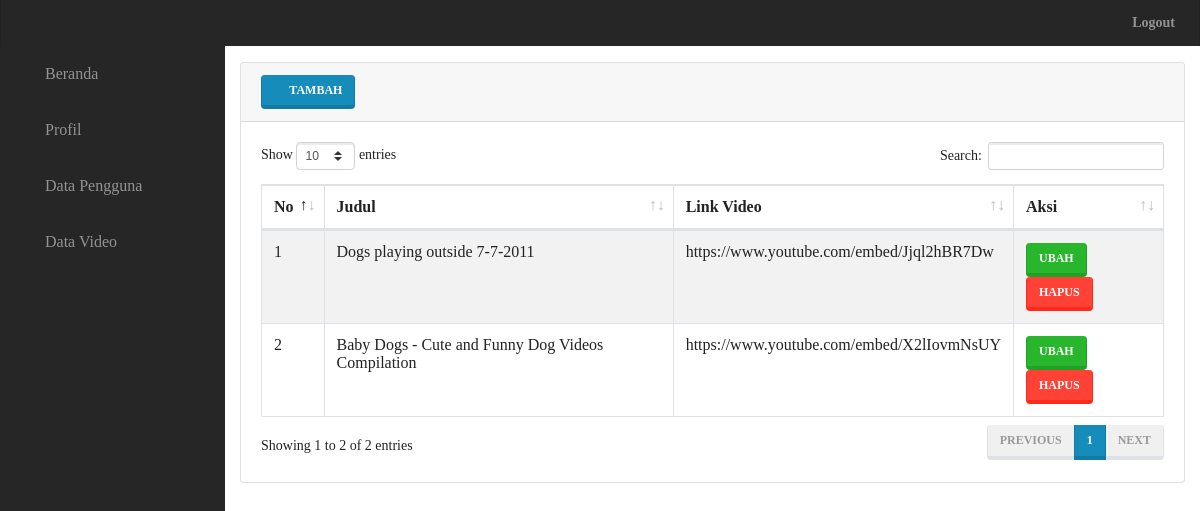
Page /admin/datavideodaftar.php on the committed database.
### tables this page shows
CREATE TABLE `video` (
  `idvideo` int(11) NOT NULL,
  `judulvideo` text NOT NULL,
  `linkvideo` text NOT NULL
);

### admin/datavideodaftar.php (the view)
<?php
include 'head.php';
?>
<div class="card mb-3">
    <div class="card-header">
        <a href="datavideotambah.php" class="btn btn-primary"><i class="fa fa-plus"> </i> &nbsp;Tambah</a>
    </div>
    <div class="card-body">
        <div class="row">
            <div class="col-md-12">
                <div class="table-responsive">
                    <table class="table table-bordered table-striped" id="table">
                        <thead>
                            <tr>
                                <th>No</th>
                                <th>Judul</th>
                                <th>Link Video</th>
                                <th>Aksi</th>
                            </tr>
                        </thead>
                        <tbody>
                            <?php $nomor = 1; ?>
                            <?php $ambil = $koneksi->query("SELECT * FROM video"); ?>
                            <?php while ($data = $ambil->fetch_assoc()) { ?>
                                <tr>
                                    <td><?php echo $nomor; ?></td>
                                    <td><?php echo $data['judulvideo'] ?></td>
                                    <td><?php echo $data['linkvideo'] ?></td>
                                    <td>
                                        <a href="datavideoedit.php?id=<?php echo $data['idvideo']; ?>" class="btn btn-success">Ubah</a>
                                        <a href="datavideohapus.php?id=<?php echo $data['idvideo']; ?>" class="btn btn-danger" onclick="return confirm('Apakah anda yakin ingin menghapus data ini')">Hapus</a>
                                    </td>
                                </tr>
                                <?php $nomor++; ?>
                            <?php } ?>
                        </tbody>
                    </table>
                </div>
            </div>
        </div>
    </div>
</div>
<?php
include 'footer.php'; ?>

### assets/admin/css/sb-admin.css (style rules this page uses)
html { position: relative; min-height: 100%; }
body { height: 100%; }
:root { --input-padding-x: 0.75rem; --input-padding-y: 0.75rem; }

### rows in the picture
video: judulvideo "Dogs playing outside 7-7-2011", linkvideo "https://www.youtube.com/embed/Jjql2hBR7Dw"
video: judulvideo "Baby Dogs - Cute and Funny Dog Videos Compilation", linkvideo "https://www.youtube.com/embed/X2lIovmNsUY"
